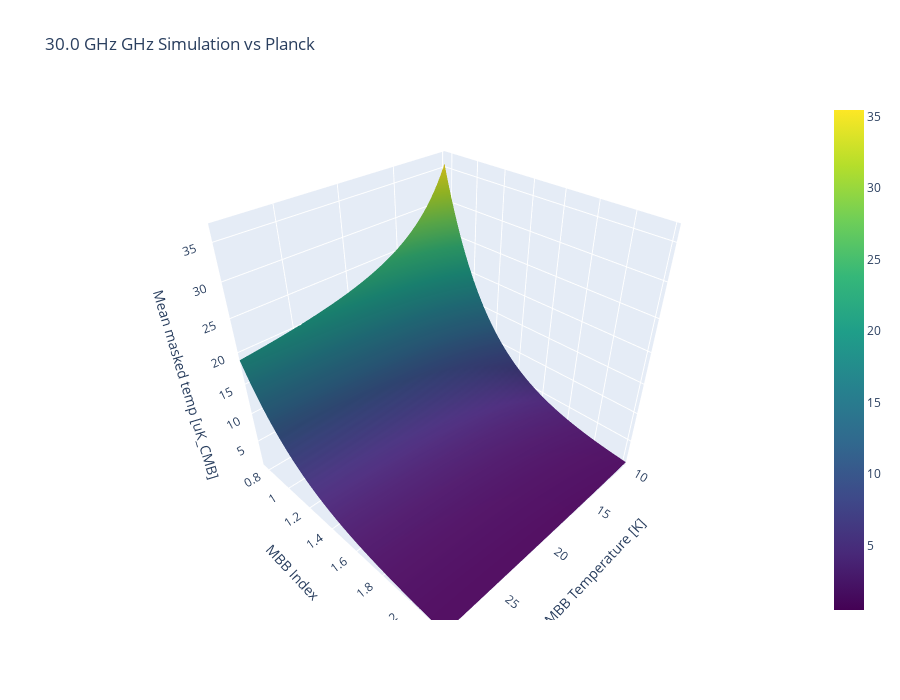
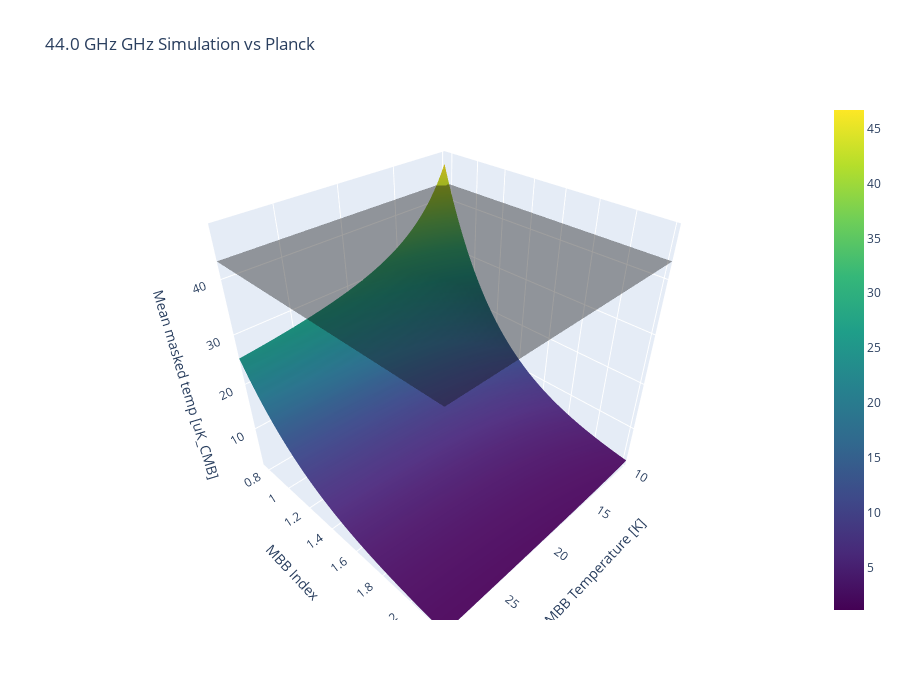
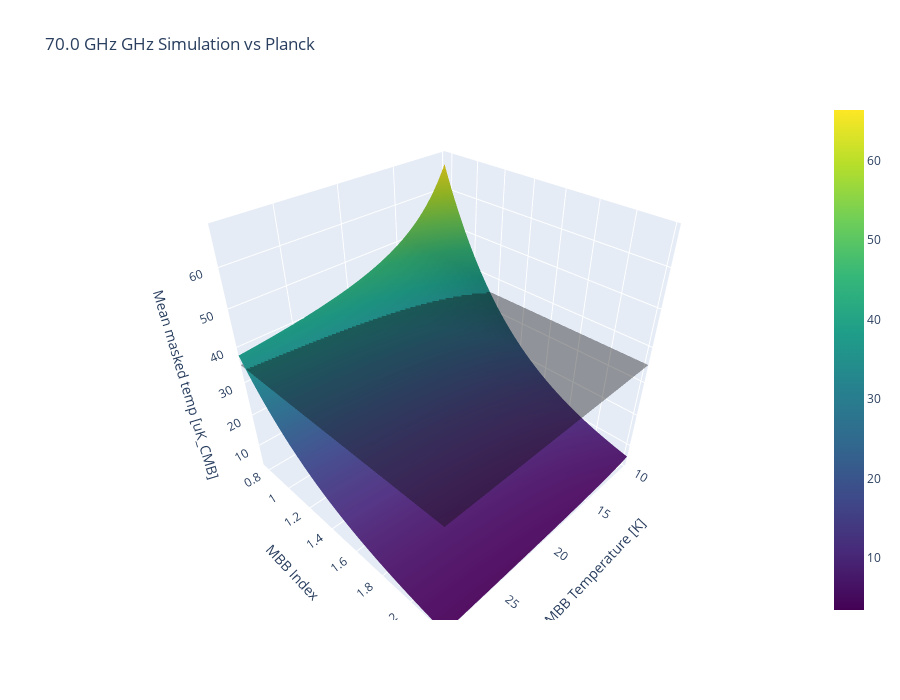
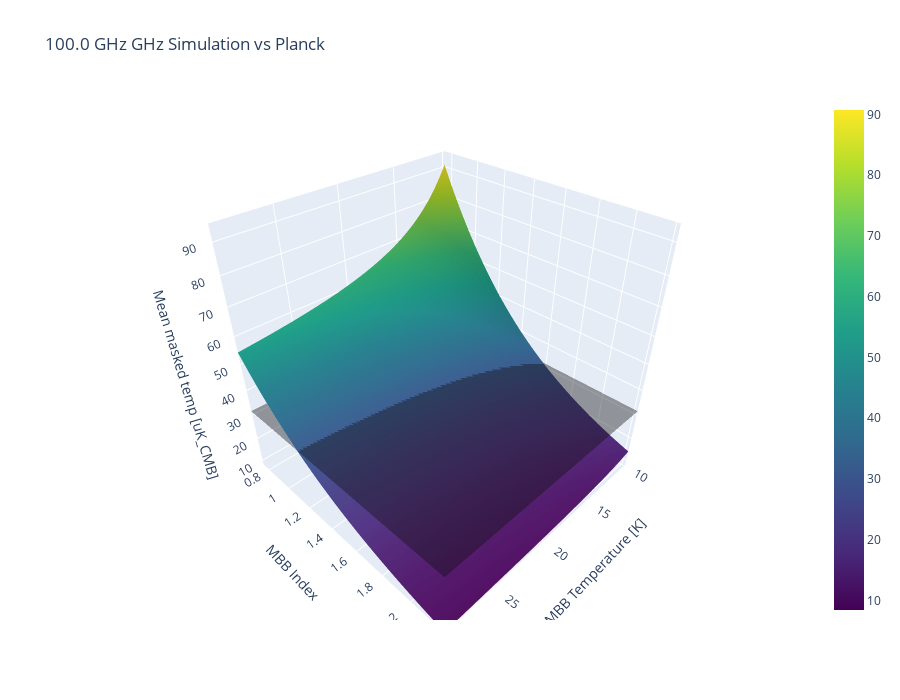

Notebook code for these charts, in order:
### Code cell
produce_figure_3d_plotly(30*u.GHz, MBB_TEMPS, MBB_INDCS)
produce_figure_3d_plotly(44*u.GHz, MBB_TEMPS, MBB_INDCS)
produce_figure_3d_plotly(70*u.GHz, MBB_TEMPS, MBB_INDCS)
produce_figure_3d_plotly(100*u.GHz, MBB_TEMPS, MBB_INDCS)

### Figure 1 — Plotly figure (JSON) as saved in the notebook; plotly's stock layout.template omitted (floating-point values rounded to 4 significant figures; data arrays with more than 128 entries replaced by an {"elided": "..."} marker saying what was removed)
{"data": [{"colorscale": [[0, "#440154"], [0.1111, "#482878"], [0.2222, "#3e4989"], [0.3333, "#31688e"], [0.4444, "#26828e"], [0.5556, "#1f9e89"], [0.6667, "#35b779"], [0.7778, "#6ece58"], [0.8889, "#b5de2b"], [1, "#fde725"]], "name": "Simulation", "type": "surface", "x": {"elided": "50x50 float values"}, "y": {"elided": "50x50 float values"}, "z": {"elided": "50x50 float values"}}, {"colorscale": [[0, "black"], [1, "black"]], "name": "Planck mean", "opacity": 0.4, "showscale": false, "type": "surface", "x": {"elided": "50x50 float values"}, "y": {"elided": "50x50 float values"}, "z": {"elided": "50x50 float values"}}], "layout": {"height": 700, "scene": {"xaxis": {"range": [9.8, 29.4], "title": {"text": "MBB Temperature [K]"}}, "yaxis": {"range": [0.74, 2.22], "title": {"text": "MBB Index"}}, "zaxis": {"range": [0.4651, 37.24], "title": {"text": "Mean masked temp [uK_CMB]"}}}, "title": {"text": "30.0 GHz GHz Simulation vs Planck"}, "width": 900}}

### Figure 2 — Plotly figure (JSON) as saved in the notebook; plotly's stock layout.template omitted (floating-point values rounded to 4 significant figures; data arrays with more than 128 entries replaced by an {"elided": "..."} marker saying what was removed)
{"data": [{"colorscale": [[0, "#440154"], [0.1111, "#482878"], [0.2222, "#3e4989"], [0.3333, "#31688e"], [0.4444, "#26828e"], [0.5556, "#1f9e89"], [0.6667, "#35b779"], [0.7778, "#6ece58"], [0.8889, "#b5de2b"], [1, "#fde725"]], "name": "Simulation", "type": "surface", "x": {"elided": "50x50 float values"}, "y": {"elided": "50x50 float values"}, "z": {"elided": "50x50 float values"}}, {"colorscale": [[0, "black"], [1, "black"]], "name": "Planck mean", "opacity": 0.4, "showscale": false, "type": "surface", "x": {"elided": "50x50 float values"}, "y": {"elided": "50x50 float values"}, "z": {"elided": "50x50 float values"}}], "layout": {"height": 700, "scene": {"xaxis": {"range": [9.8, 29.4], "title": {"text": "MBB Temperature [K]"}}, "yaxis": {"range": [0.74, 2.22], "title": {"text": "MBB Index"}}, "zaxis": {"range": [1.105, 49.02], "title": {"text": "Mean masked temp [uK_CMB]"}}}, "title": {"text": "44.0 GHz GHz Simulation vs Planck"}, "width": 900}}

### Figure 3 — Plotly figure (JSON) as saved in the notebook; plotly's stock layout.template omitted (floating-point values rounded to 4 significant figures; data arrays with more than 128 entries replaced by an {"elided": "..."} marker saying what was removed)
{"data": [{"colorscale": [[0, "#440154"], [0.1111, "#482878"], [0.2222, "#3e4989"], [0.3333, "#31688e"], [0.4444, "#26828e"], [0.5556, "#1f9e89"], [0.6667, "#35b779"], [0.7778, "#6ece58"], [0.8889, "#b5de2b"], [1, "#fde725"]], "name": "Simulation", "type": "surface", "x": {"elided": "50x50 float values"}, "y": {"elided": "50x50 float values"}, "z": {"elided": "50x50 float values"}}, {"colorscale": [[0, "black"], [1, "black"]], "name": "Planck mean", "opacity": 0.4, "showscale": false, "type": "surface", "x": {"elided": "50x50 float values"}, "y": {"elided": "50x50 float values"}, "z": {"elided": "50x50 float values"}}], "layout": {"height": 700, "scene": {"xaxis": {"range": [9.8, 29.4], "title": {"text": "MBB Temperature [K]"}}, "yaxis": {"range": [0.74, 2.22], "title": {"text": "MBB Index"}}, "zaxis": {"range": [3.269, 69.71], "title": {"text": "Mean masked temp [uK_CMB]"}}}, "title": {"text": "70.0 GHz GHz Simulation vs Planck"}, "width": 900}}

### Figure 4 — Plotly figure (JSON) as saved in the notebook; plotly's stock layout.template omitted (floating-point values rounded to 4 significant figures; data arrays with more than 128 entries replaced by an {"elided": "..."} marker saying what was removed)
{"data": [{"colorscale": [[0, "#440154"], [0.1111, "#482878"], [0.2222, "#3e4989"], [0.3333, "#31688e"], [0.4444, "#26828e"], [0.5556, "#1f9e89"], [0.6667, "#35b779"], [0.7778, "#6ece58"], [0.8889, "#b5de2b"], [1, "#fde725"]], "name": "Simulation", "type": "surface", "x": {"elided": "50x50 float values"}, "y": {"elided": "50x50 float values"}, "z": {"elided": "50x50 float values"}}, {"colorscale": [[0, "black"], [1, "black"]], "name": "Planck mean", "opacity": 0.4, "showscale": false, "type": "surface", "x": {"elided": "50x50 float values"}, "y": {"elided": "50x50 float values"}, "z": {"elided": "50x50 float values"}}], "layout": {"height": 700, "scene": {"xaxis": {"range": [9.8, 29.4], "title": {"text": "MBB Temperature [K]"}}, "yaxis": {"range": [0.74, 2.22], "title": {"text": "MBB Index"}}, "zaxis": {"range": [7.989, 95.28], "title": {"text": "Mean masked temp [uK_CMB]"}}}, "title": {"text": "100.0 GHz GHz Simulation vs Planck"}, "width": 900}}
